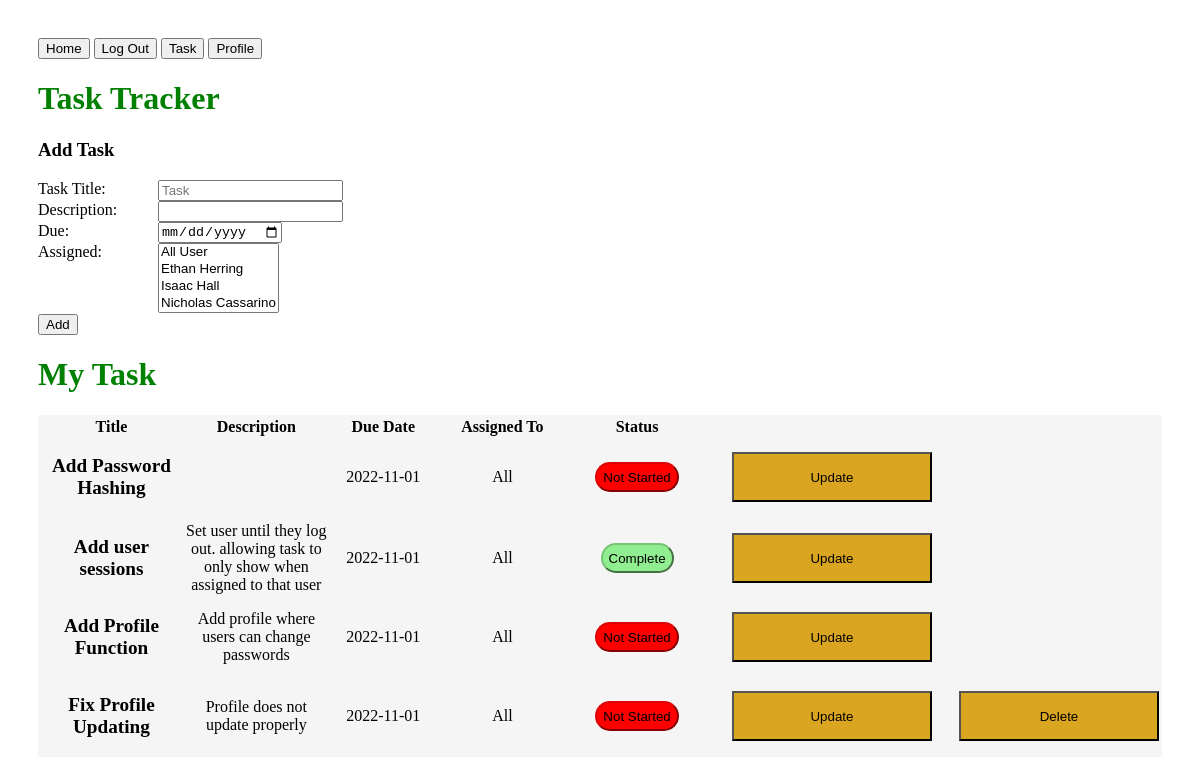
Screenshot of /task (signed in) with the database file from the repository.
### app.py (models this page shows)
class Todo(db.Model):
    id = db.Column(db.Integer, primary_key=True)
    title = db.Column(db.String(100))
    description = db.Column(db.String(4150))
    assigned = db.Column(db.String(100))
    due = db.Column(db.Date)
    complete = db.Column(db.Integer)
    createdBy = db.Column(db.Integer)

### app.py (the view)
@app.route('/task')
def task():
    global user
    todo_list = Todo.query.all()
    user_list = User.query.all()
    return render_template('task.html',todo_list=todo_list,user_list=user_list,user=user)

### templates/task.html (shortened to what this page needs)
<!DOCTYPE html>
<html lang="en">
<head>
    <link rel="stylesheet" href="./static/main.css">
</head>
<a href="/"><button>Home</button></a>
<a href="/logout"><button>Log Out</button></a>
<a href="/task"><button>Task</button></a>
<a href="/profile"><button>Profile</button></a>
<body>
    <h1>Task Tracker</h1>
    <form action="/add" method="post">
        <div>
            <h3>Add Task</h3>
            <label>Task Title:</label>
            <input type="text" name="title" placeholder="Task">
            <br>
            <label>Description:</label>
            <input type="text" name="description" >
            <br>
            <label>Due:</label>
            <input type="date" name="due" >
            <br>
            <label>Assigned:</label>
            <select name="assigned" id="assigned" multiple>
                <option value="All">All User</option>
                {% for user in user_list %}
                <option value="{{user.name}}">{{user.name}}</option>
                {% endfor %}
            </select>
            <br>
            <button type="submit">Add</button>
        </div>
    </form>
    <h1>My Task</h1>
    <div id="todo"class="todo">
     <table>
        <thead>
        <tr>
            <th>Title</th>
            <th>Description</th>
            <th>Due Date</th>
            <th>Assigned To</th>
            <th>Status</th>
            <th></th>
        </thead>
        <tbody>
    {% for todo in todo_list %}
    <tr>
        {%if user.name in todo.assigned or todo.assigned=="All"%}
    <td class="title">{{ todo.title }}</td> <td>{{ todo.description }}</td>  <td>{{ todo.due }}</td>  <td>{{ todo.assigned }}</td>
    <td>{% if todo.complete == 0 %}
    <button class="notStarted">Not Started</button>
    {% elif todo.complete == 1 %}
    <button class="inProgress">In Progress</button>
    {% else %}
    <button class="complete">Complete</button>
    {% endif %}</td>
    <td><a href="/update/{{ todo.id }}"><button>Update</button></a></td>
    {%if todo.createdBy == user.id or user.access == 1%}
    <td><a href="/delete/{{ todo.id }}"><button>Delete</button></a></td>
    {%endif%}</tr>
    {% endif %}
    {% endfor %}
    </tbody>
    </table>
    </div>
</body>
</html>

### static/main.css (style rules this page uses)
body { padding: 30px 30px; }
h1 { color: green; }
label:not(.ex) { display: block; float: left; width: 120px; }
h3 { font-weight: bold; text-align: left; }
th { width: 550px; }
td { height: 75px; }
td>a>button { width: 200px; height: 50px; background-color: goldenrod; }
.todo { text-align: center; background-color: whitesmoke; }
.complete { background-color: lightgreen; border-color: rgb(119, 196, 119); height: 30px; border-radius: 15px; }
.notStarted { background-color: red; border-color: rgb(221, 4, 4); height: 30px; border-radius: 15px; }
.title { font-weight: bold; font-size: larger; }

### rows the page displays
Todo: title "Add Password Hashing", due "2022-11-01", assigned "All", complete "Not Started"
Todo: title "Add user sessions", description "Set user until they log out. allowing task to only show when assigned to that user", due "2022-11-01", assigned "All", complete "Complete"
Todo: title "Add Profile Function", description "Add profile where users can change passwords", due "2022-11-01", assigned "All", complete "Not Started"
Todo: title "Fix Profile Updating", description "Profile does not update properly", due "2022-11-01", assigned "All", complete "Not Started"
